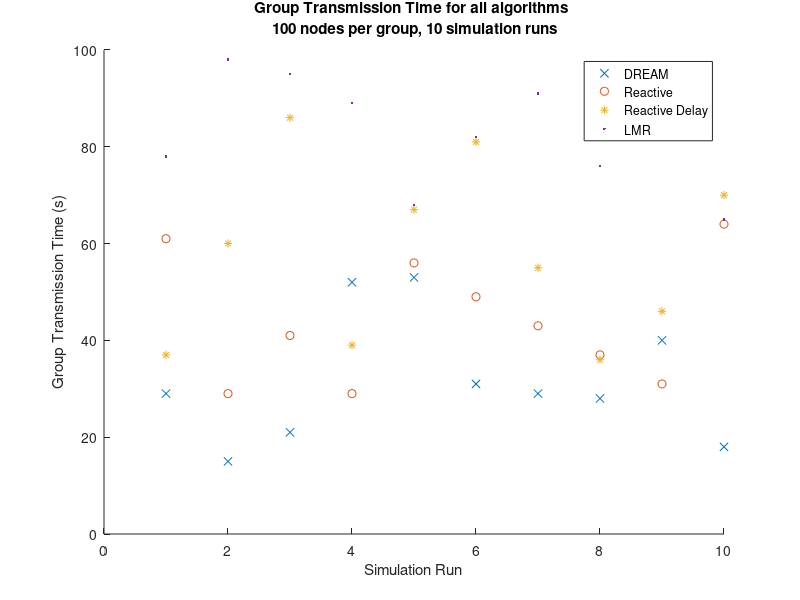
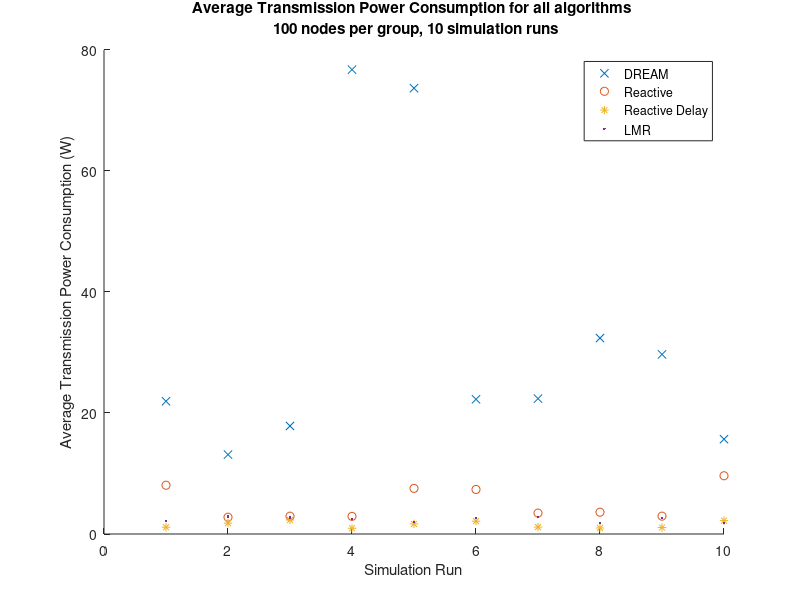
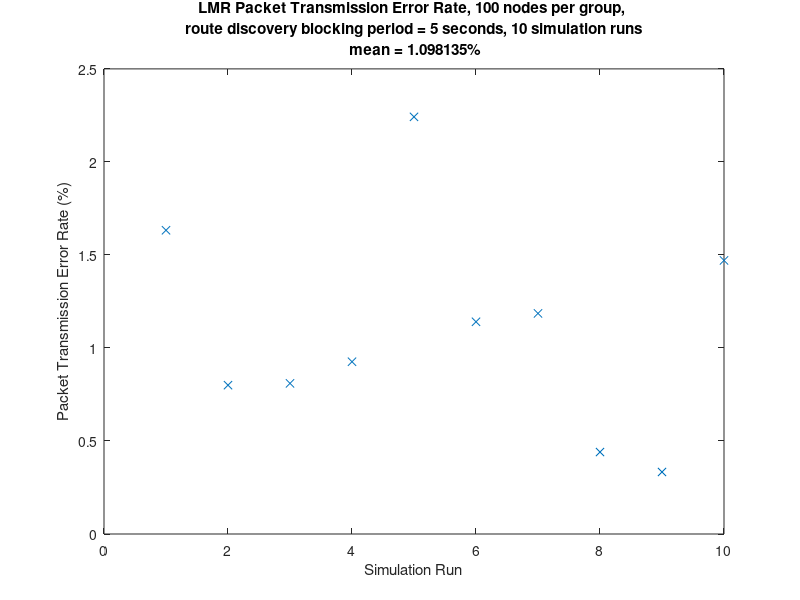

These figures' MATLAB source, in order:
clear
close all

% 100 nodes per group results

n = 100;
plot_figs = true;

active={};
reactive={};
reactive_delay={};
lmr={};

active{1} = [ % Active GTT
    29
    15
    21
    52
    53
    31
    29
    28
    40
    18
    ];

active{2} = mean(active{1}); % Mean GTT
active{3} = median(active{1}); % Median GTT
active{4} = range(active{1}); % Range of GTT values

active{5} = [ % Average Transmission Power Consumption (ATPC)
    2.193800e+01
    1.311950e+01
    1.785225e+01
    7.673900e+01
    7.367100e+01
    2.226525e+01
    2.236925e+01
    3.237675e+01
    2.968375e+01
    1.567225e+01
    ];

active{6} = mean(active{5}); % Mean ATPC
active{7} = median(active{5}); % Median ATPC
active{8} = range(active{5}); % Range

active{9} = [ % Simulation times
    119.974096
    112.664051
    118.429393
    142.125749
    135.990389
    120.945421
    121.121650
    125.714186
    122.264300
    123.662824
    ];

active{10} = mean(active{9}); % Mean simulation time

reactive{1} = [ % Reactive GTT
    61
    29
    41
    29
    56
    49
    43
    37
    31
    64
    ];

reactive{2} = mean(reactive{1});
reactive{3} = median(reactive{1}); 
reactive{4} = range(reactive{1});

reactive{5} = [ % Average Transmission Power Consumption (ATPC)
    8.058000
    2.774000
    2.948000
    2.916000
    7.540000
    7.360000
    3.460000
    3.604000
    2.950000
    9.624000
    ];

reactive{6} = mean(reactive{5}); % Mean ATPC
reactive{7} = median(reactive{5}); % Median ATPC
reactive{8} = range(reactive{5}); % Range

reactive{9} = [ % Simulation times
    7.770188
    4.635420
    4.962202
    4.707025
    7.099807
    7.077286
    5.194617
    5.052334
    4.655389
    8.578722
    ];

reactive{10} = mean(reactive{9}); % Mean simulation time

reactive_delay{1} = [ % Reactive_delay GTT
    37
    60
    86
    39
    67
    81
    55
    36
    46
    70
    ];

reactive_delay{2} = mean(reactive_delay{1});
reactive_delay{3} = median(reactive_delay{1});
reactive_delay{4} = range(reactive_delay{1});

reactive_delay{5} = [ % Average Transmission Power Consumption (ATPC)
    1.120000
    1.792000
    2.312000
    9.480000e-01
    1.674000
    2.116000
    1.148000
    1.000000
    1.066000
    2.210000
    ];

reactive_delay{6} = mean(reactive_delay{5}); % Mean ATPC
reactive_delay{7} = median(reactive_delay{5}); % Median ATPC
reactive_delay{8} = range(reactive_delay{5}); % Range

reactive_delay{9} = [ % Simulation times
    4.017483
    4.615974
    5.018556
    3.979808
    4.608372
    4.923176
    4.159973
    4.115242
    3.985539
    5.003800
    ];

reactive_delay{10} = mean(reactive_delay{9}); % Mean simulation time

lmr{1} = [ % LMR GTT
    78
    98
    95
    89
    68
    82
    91
    76
    86
    65
    ];

lmr{2} = mean(lmr{1}); % Mean GTT
lmr{3} = median(lmr{1}); % Median GTT
lmr{4} = range(lmr{1}); % Range

lmr{5} = [ % Average Transmission Power Consumption (ATPC)
    2.104500
    2.879000
    2.746000
    2.501000
    1.964500
    2.661500
    2.787500
    1.780000
    2.615000
    1.808500
    ];

lmr{6} = mean(lmr{5}); % Mean ATPC
lmr{7} = median(lmr{5}); % Median ATPC
lmr{8} = range(lmr{5}); % Range

lmr{9} = [ % Simulation times
    5.441605
    5.775425
    5.689556
    5.399999
    5.460100
    5.729329
    5.797881
    5.861410
    8.892707
    7.594679
    ];

lmr{10} = mean(lmr{9}); % Mean simulation time

lmr{11} = [ % Packet Transmission Error Rate (PTER)
    1.632653
    8.000000e-01
    8.097166e-01
    9.259259e-01
    2.242152
    1.140684
    1.185771
    4.405286e-01
    3.333333e-01
    1.470588
    ];

lmr{12} = mean(lmr{11}); % Mean PTER
lmr{13} = median(lmr{11}); % Median PTER
lmr{14} = range(lmr{11}); % Range

if plot_figs
    
    figure(1)
    hold on
    plot(active{1},'x')
    plot(reactive{1},'o')
    plot(reactive_delay{1},'*')
    plot(lmr{1},'.')
    hold off
    xlabel('Simulation Run')
    ylabel('Group Transmission Time (s)')
%     ylim([0 200])
    legend('DREAM', 'Reactive', 'Reactive Delay', 'LMR', 'Location', 'best')
    str = sprintf('Group Transmission Time for all algorithms \n %d nodes per group, 10 simulation runs',n);
    title(str);
    
    figure(2)
    hold on
    plot(active{5},'x')
    plot(reactive{5},'o')
    plot(reactive_delay{5},'*')
    plot(lmr{5},'.')
    hold off
    xlabel('Simulation Run')
    ylabel('Average Transmission Power Consumption (W)')
    legend('DREAM', 'Reactive', 'Reactive Delay', 'LMR', 'Location', 'best')
    str = sprintf('Average Transmission Power Consumption for all algorithms \n %d nodes per group, 10 simulation runs',n);
    title(str);
    
    figure(3)
    plot(lmr{11},'x')
    xlabel('Simulation Run')
    ylabel('Packet Transmission Error Rate (%)')
    str = sprintf('LMR Packet Transmission Error Rate, %d nodes per group, \n route discovery blocking period = 5 seconds, 10 simulation runs \n mean = %f%%',n,lmr{12});
    title(str);
end
